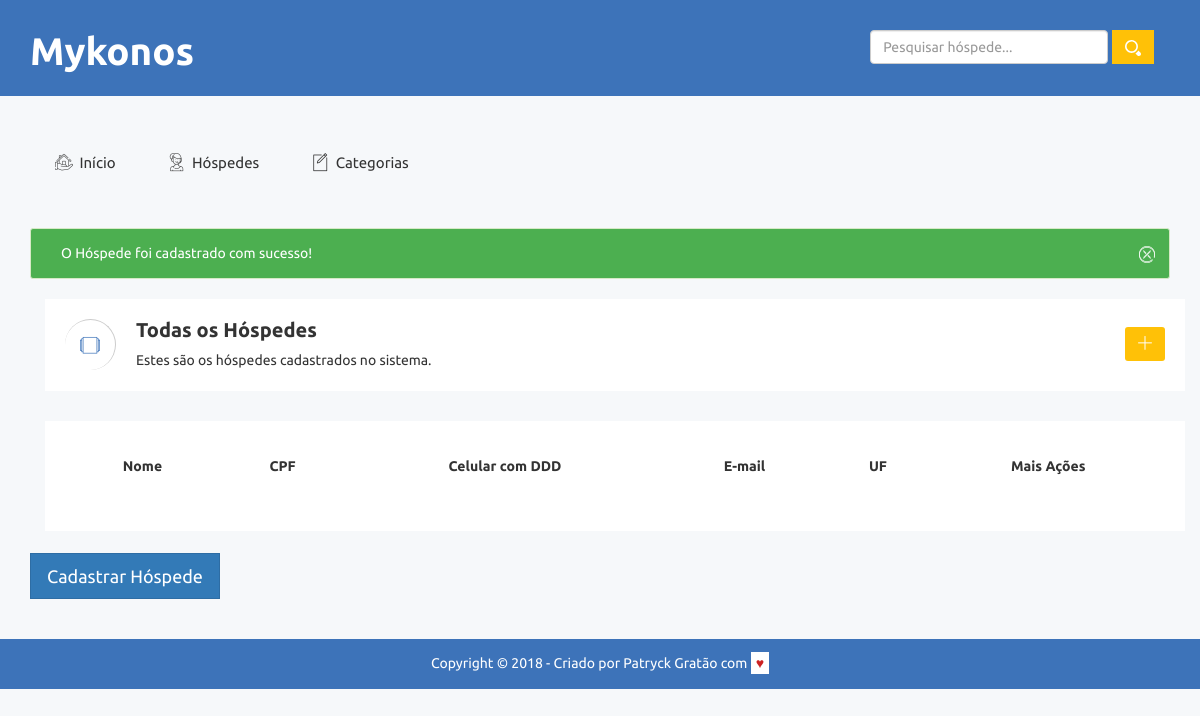
Before: /listar-hospedes.php?cadastrado=true with the older database file.
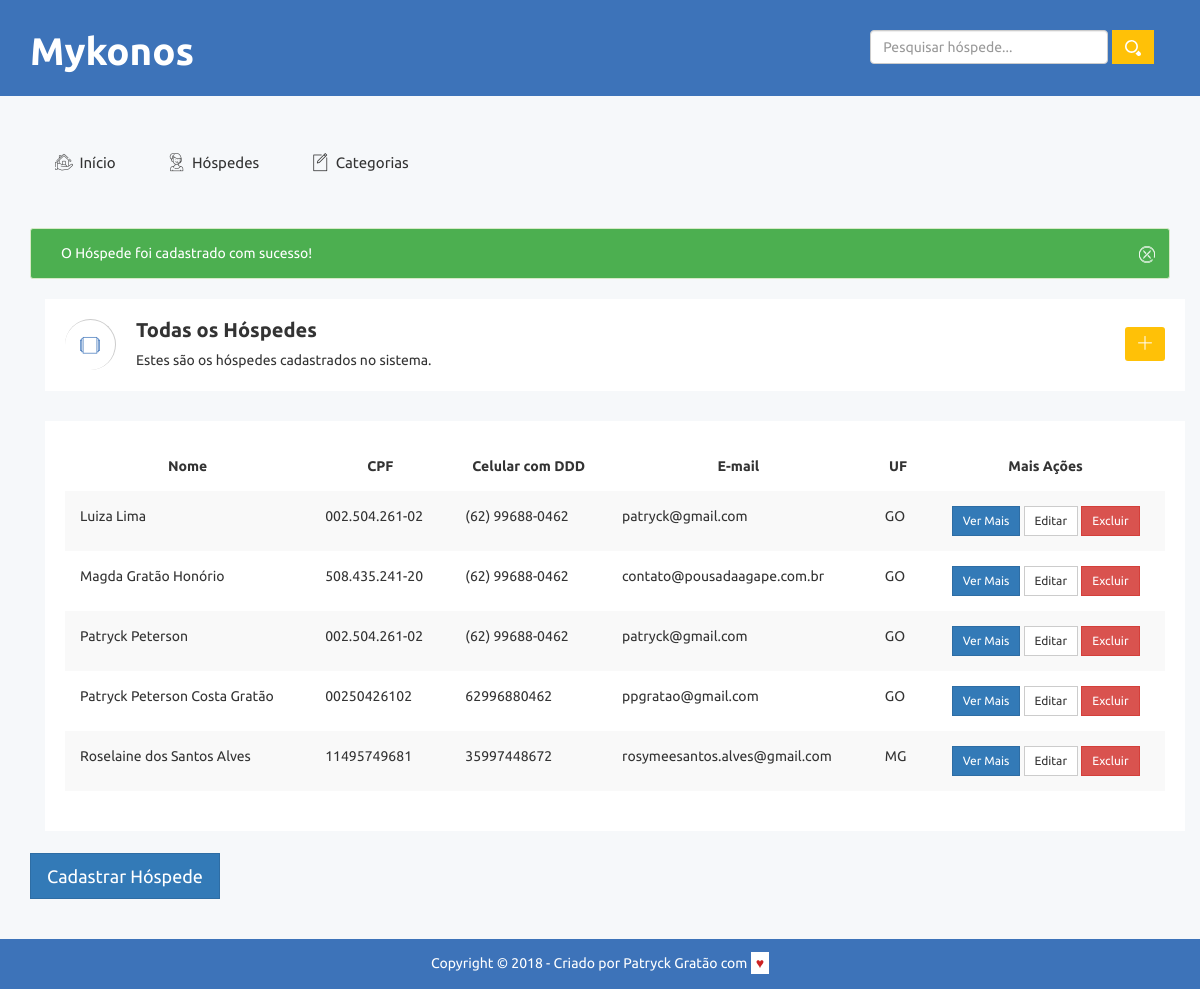
After: the same page with the newer database file.
### tables this page shows
CREATE TABLE `hospedes` (
  `id` int(11) NOT NULL,
  `nome` varchar(255) NOT NULL,
  `cpf` varchar(20) NOT NULL,
  `data_nascimento` varchar(255) DEFAULT NULL,
  `sexo` char(1) DEFAULT NULL,
  `telefone` varchar(50) DEFAULT NULL,
  `celular` varchar(50) DEFAULT NULL,
  `email` varchar(255) DEFAULT NULL,
  `estado_civil` varchar(60) DEFAULT NULL,
  `cep` varchar(30) DEFAULT NULL,
  `rua` varchar(255) DEFAULT NULL,
  `bairro` varchar(255) DEFAULT NULL,
  `cidade` varchar(255) DEFAULT NULL,
  `estado` char(3) DEFAULT NULL,
  `data_checkin` varchar(255) DEFAULT NULL,
  `data_checkout` varchar(255) DEFAULT NULL,
  `qtd_diarias` int(50) DEFAULT NULL,
  `qtd_pagantes` int(50) DEFAULT NULL,
  `preco_diaria` decimal(50,0) DEFAULT NULL,
  `valor_pago` decimal(50,0) DEFAULT NULL,
  `preco_total` decimal(50,0) DEFAULT NULL,
  `total_pagar` decimal(50,0) DEFAULT NULL,
  `info_extras` longtext
);

### banco/banco-hospede.php (called while the page is built, shortened)
<?php
  function listaHospedes ($conexao){
		$hospedes = array();
		$query = "select * from hospedes ORDER BY nome";
		$resultado = mysqli_query($conexao, $query);
		while($hospede = mysqli_fetch_assoc($resultado)) {
			array_push($hospedes, $hospede);
		}
		return $hospedes;
	}

### listar-hospedes.php (the view, shortened to what this page needs)
<?php
	include("partials/_header.php");
	include("banco/conecta.php");
	include("banco/banco-hospede.php");
	$hospedes = listaHospedes($conexao);
?>
	<?php if(array_key_exists("cadastrado", $_GET) && $_GET['cadastrado']=='true')  { ?>
		<div class="alert-list">
			<div class="alert alert-success alert-dismissible" role="alert">
         		<button type="button" class="close" data-dismiss="alert" aria-label="Close"><span aria-hidden="true"><i class="notika-icon notika-close"></i></span></button> O Hóspede foi cadastrado com sucesso!
        	</div>
		</div>
	<?php }
		 ?>
<div class="breadcomb-area">
		<div class="container">
			<div class="row">
				<div class="col-lg-12 col-md-12 col-sm-12 col-xs-12">
					<div class="breadcomb-list">
						<div class="row">
							<div class="col-lg-8 col-md-8 col-sm-8 col-xs-12">
								<div class="breadcomb-wp">
									<div class="breadcomb-icon">
										<i class="notika-icon notika-windows"></i>
									</div>
									<div class="breadcomb-ctn">
										<h2>Todas os Hóspedes</h2>
										<p>Estes são os hóspedes cadastrados no sistema. </p>
									</div>
								</div>
							</div>
							<div class="col-lg-4 col-md-4 col-sm-4 col-xs-3">
								<div class="breadcomb-report">
									<a href="cadastrar-hospede.php" data-toggle="tooltip" data-placement="left" title="Cadastrar novo Hóspede" class="btn"><i class="notika-icon notika-plus-symbol"></i></a>
								</div>
							</div>
						</div>
					</div>
				</div>
			</div>
		</div>
	</div>
<div class="data-table-area">
        <div class="container">
            <div class="row">
                <div class="col-lg-12 col-md-12 col-sm-12 col-xs-12">
                    <div class="data-table-list">
						<div class="table-responsive">
							<table id="data-table-basic" class="table table-striped">
								<thead>
								    <tr>
								      <th scope="col" class="text-center">Nome</th>
								      <th scope="col" class="text-center">CPF</th>
								      <th scope="col" class="text-center">Celular com DDD</th>
								      <th scope="col" class="text-center">E-mail</th>
								      <th scope="col" class="text-center">UF</th>
								      <th scope="col centered" class="text-center">Mais Ações</th>
								    </tr>
							  	</thead>
							  	<tbody>
									<?php
										foreach ($hospedes as $hospede) : ?>
											<tr>
												<td><?= $hospede['nome'] ?></td>
												<td><?= $hospede['cpf'] ?></td>
												<td><?= $hospede['celular'] ?></td>
												<td><?= $hospede['email'] ?></td>
												<td><?= $hospede['estado'] ?></td>
												<td class="mais-acoes text-center" >
													<div class="btn-group notika-group-btn material-design-btn">
														<form class="mais-opcoes" action="ver-mais.php" method="post">
															<button class="btn btn-primary btn-sm notika-gp-primary">Ver Mais</button>
														</form>
						                                <form action="editar-hospede.php" class="mais-opcoes" method="post">
						                                	<button class="btn btn-default btn-sm">Editar</button>
						                                </form>
						                                <form class="mais-opcoes" action="remover.php" method="post">
						                                	<button class="btn btn-sm btn-danger notika-gp-danger">Excluir</button>
						                                </form>
					                          		</div>
												 </td>
											</tr>
									<?php endforeach ?>
								</tbody>
							</table>
						</div>
					</div>
				</div>
			</div>
		</div>
	</div>
	<br>
	<a class="btn btn-primary notika-btn-primary btn-lg" href="cadastrar-hospede.php">Cadastrar Hóspede</a>
<?php include("partials/_footer.php"); ?>

### partials/_header.php (shortened to what this page needs)
<!doctype html>
<html class="no-js" lang="pt_BR">
<head>
    <link rel="stylesheet" href="assets/css/bootstrap.min.css">
    <link rel="stylesheet" href="assets/css/font-awesome.min.css">
    <link rel="stylesheet" href="assets/css/owl.carousel.css">
    <link rel="stylesheet" href="assets/css/owl.theme.css">
    <link rel="stylesheet" href="assets/css/owl.transitions.css">
    <link rel="stylesheet" href="assets/css/meanmenu/meanmenu.min.css">
    <link rel="stylesheet" href="assets/css/animate.css">
    <link rel="stylesheet" href="assets/css/summernote/summernote.css">
    <link rel="stylesheet" href="assets/css/themesaller-forms.css">
    <link rel="stylesheet" href="assets/css/normalize.css">
    <link rel="stylesheet" href="assets/css/scrollbar/jquery.mCustomScrollbar.min.css">
    <link rel="stylesheet" href="assets/css/jvectormap/jquery-jvectormap-2.0.3.css">
    <link rel="stylesheet" href="assets/css/notika-custom-icon.css">
    <link rel="stylesheet" href="assets/css/bootstrap-select/bootstrap-select.css">
    <link rel="stylesheet" href="assets/css/datapicker/datepicker3.css">
    <link rel="stylesheet" href="assets/css/color-picker/farbtastic.css">
    <link rel="stylesheet" href="assets/css/chosen/chosen.css">
    <link rel="stylesheet" href="assets/css/notification/notification.css">
    <link rel="stylesheet" href="assets/css/dropzone/dropzone.css">
    <link rel="stylesheet" href="assets/css/wave/waves.min.css">
    <link rel="stylesheet" href="assets/css/jquery.dataTables.min.css">
    <link rel="stylesheet" href="assets/css/wave/waves.min.css">
    <link rel="stylesheet" href="assets/css/main.css">
    <link rel="stylesheet" href="assets/css/style.css">
    <link rel="stylesheet" href="assets/css/responsive.css">
    <link rel="stylesheet" href="assets/css/mykonos.css">
</head>
<body>
    <div class="header-top-area">
        <div class="container">
            <div class="row">
                <div class="col-lg-4 col-md-4 col-sm-12 col-xs-12">
                    <div class="logo-area">
                        <h1 class="logo-text"><a href="index.php">Mykonos</a></h1>
                    </div>
                </div>
                <div class="col-lg-8 col-md-8 col-sm-12 col-xs-12">
                    <div class="header-top-menu">
                        <ul class="nav navbar-nav notika-top-nav mykonos-search">
                            <form class="form-inline my-2 my-lg-0 pesquisaHospede" action="pesquisar.php">
                              <input class="form-control mr-sm-2" type="text" placeholder="Pesquisar hóspede..." aria-label="Pesquisar" name="pesquisaHospede">
                              <button class="btn nk-amber" type="submit"><img src="assets/img/search.png"></button>
                            </form>
                        </ul>
                    </div>
                </div>
            </div>
        </div>
    </div>
    <div class="main-menu-area mg-tb-40">
        <div class="container">
            <div class="row">
                <div class="col-lg-12 col-md-12 col-sm-12 col-xs-12">
                    <ul class="nav nav-tabs notika-menu-wrap menu-it-icon-pro">
                        <li class=""><a href="index.php"><i class="notika-icon notika-house"></i> Início</a>
                        </li>
                        <li><a data-toggle="tab" href="#menuHospedes"><i class="notika-icon notika-support"></i> Hóspedes</a>
                        </li>
                        <li><a data-toggle="tab" href="#menuCategorias"><i class="notika-icon notika-edit"></i> Categorias</a>
                        </li>
                    </ul>
                </div>
            </div>
        </div>
    </div>
    <div class="notika-status-area">
        <div class="container">

### partials/_footer.php (shortened to what this page needs)
        </div>
    </div>
    <div class="footer-copyright-area">
        <div class="container">
            <div class="row">
                <div class="col-lg-12 col-md-12 col-sm-12 col-xs-12">
                    <div class="footer-copy-right">
                        <p>Copyright © 2018 - Criado por <a href="http://p23.com.br" target="_blank">Patryck Gratão</a> com <span class="amor"> &hearts;</span></p>
                    </div>
                </div>
            </div>
        </div>
    </div>
</body>
</html>

### assets/css/themesaller-forms.css (style rules this page uses)
html, body { border: 0; margin: 0; padding: 0; font-size: 100%; vertical-align: baseline; font: inherit; }
body { margin: 0; padding: 0; background:url(../images/body_bg.jpg) no-repeat center top; }

### assets/css/notification/notification.css (style rules this page uses)
.alert-success { background-color:#4CAF50; color:#fff }
.alert { padding-left:30px; font-size:14px }
.alert span { cursor:pointer }

### assets/css/main.css (style rules this page uses)
html { color: #222; font-size: 1em; line-height: 1.4; }
audio, canvas, iframe, img, svg, video { vertical-align: middle; }

### assets/css/mykonos.css (style rules this page uses)
.logo-text a { color: #fff; font-size: 1.2em; }
body { font-family: 'Ubuntu', sans-serif; }
.mykonos-search { margin: 1em; padding: 14px 0; }
.amor { color: #cc2222; background-color: #fff; padding: 3px 5px; }
.mais-opcoes { display: inline; }
.btn { border-radius: 0; }

Changed rows visible on the page:
added hospedes: nome "Luiza Lima", cpf "002.504.261-02", celular "(62) 99688-0462", email "patryck@gmail.com", estado "GO"
added hospedes: nome "Magda Gratão Honório", cpf "508.435.241-20", celular "(62) 99688-0462", email "contato@pousadaagape.com.br", estado "GO"
added hospedes: nome "Patryck Peterson", cpf "002.504.261-02", celular "(62) 99688-0462", email "patryck@gmail.com", estado "GO"
added hospedes: nome "Patryck Peterson Costa Gratão", cpf "00250426102", celular "62996880462", email "ppgratao@gmail.com", estado "GO"
added hospedes: nome "Roselaine dos Santos Alves", cpf "11495749681", celular "35997448672", email "rosymeesantos.alves@gmail.com", estado "MG"
